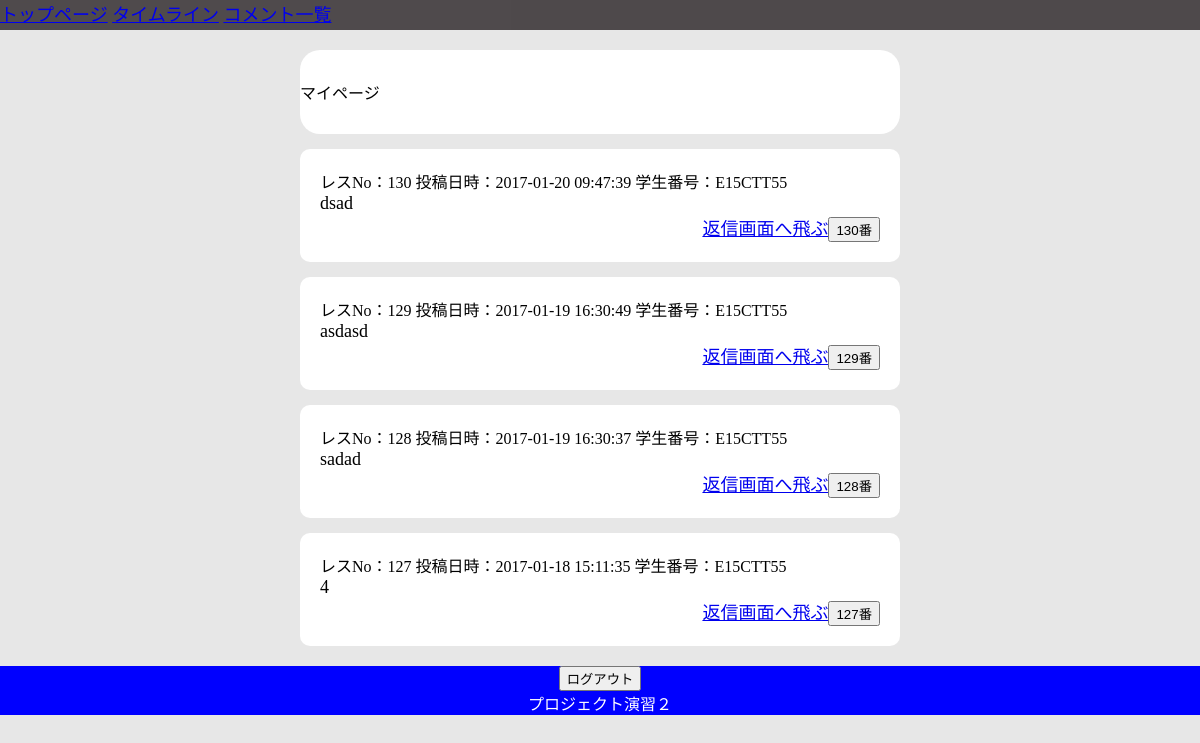
/MyPage.php (signed in), run on an earlier commit of the app's database.
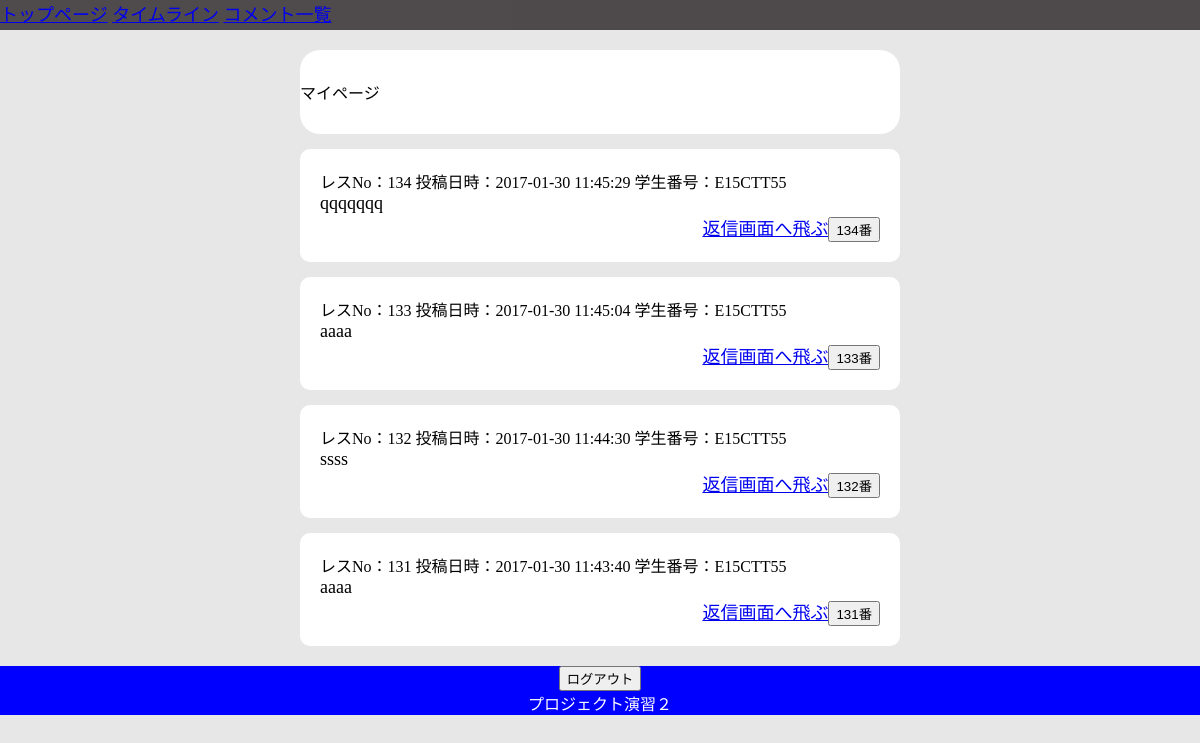
And on a later commit of the database.
### tables this page shows
CREATE TABLE textcontent (content_id INTEGER PRIMARY KEY,contentData VARCHAR,date VARCHAR,personalData VARCHAR);

### tool.php (called while the page is built, shortened)
<?php
function DBconnect(){
  try{
    $dsn = __DIR__;
    $dsn = preg_replace('/\\\/u','/',$dsn);
    $dsn .= '/test.sqlite3';
    $connect = new PDO("sqlite:".$dsn);
    $connect->setAttribute(PDO::ATTR_DEFAULT_FETCH_MODE, PDO::FETCH_ASSOC);
    }catch(Exception $e){
      echo "通信エラーが発生しました<br>";
      return null;
    }
	return $connect;
}
function searchTextContent(){
	$conn = DBconnect();
  try{
	$data = $conn->query("SELECT content_id,contentData,date,personalData FROM textcontent ORDER BY content_id DESC");
}catch(Exception $e){
}
	return $data;
}
?>

### MyPage.php (the view, shortened to what this page needs)
<?php
require "tool.php";
?>
<!DOCTYPE html>
<html>
<head>
    <link rel="stylesheet" href="./CSS/board.css">
</head>
<body>
<header>
  <nav id="navFlex">
    <a href="#">トップページ</a>
    <a href="#">タイムライン</a>
    <a href="#">コメント一覧</a>
  </nav>
</header>
<div class="wrapper">
  <div class="timeLineWrapper">
    <div class="typeText">
      マイページ
    </div>
    <?php
    $date = searchTextContent();
    foreach ($date as $r) {
      echo '<div class="content">';
        echo '<div class="accountInfo">';
          echo  'レスNo：'.$r["content_id"].' 投稿日時：'.$r["date"].' 学生番号：'.$r["personalData"].'<br />';
        echo '</div>';
        echo '<div class="textContent">';
          echo $r["contentData"].'<br />';
        echo '</div>';
        echo '<div class="goReplyPage">';
          echo '<a href="replyBoard.php?content_id='.$r["content_id"].'">返信画面へ飛ぶ</a>';
          echo '<input type="button" class="replyDisplay'.$r["content_id"].'" name="'.$r["content_id"].'" onclick="clicku('.$r["content_id"].')" value="'.$r["content_id"].'番">';
        echo '</div>';
      echo '</div>';
    }
    ?>
  </div>
</div>
<footer>
  <form action="#" method="post">
    <input type="submit" value="ログアウト" />
  </form>
  プロジェクト演習２
</footer>
</body>
</html>

What changed in the data, as far as the page shows it:
removed textcontent: content_id "130", date "2017-01-20 09:47:39", personalData "E15CTT55", contentData "dsad", content_id "130番"
removed textcontent: content_id "129", date "2017-01-19 16:30:49", personalData "E15CTT55", contentData "asdasd", content_id "129番"
removed textcontent: content_id "128", date "2017-01-19 16:30:37", personalData "E15CTT55", contentData "sadad", content_id "128番"
removed textcontent: content_id "127", date "2017-01-18 15:11:35", personalData "E15CTT55", contentData "4", content_id "127番"
added textcontent: content_id "134", date "2017-01-30 11:45:29", personalData "E15CTT55", contentData "qqqqqqq", content_id "134番"
added textcontent: content_id "133", date "2017-01-30 11:45:04", personalData "E15CTT55", contentData "aaaa", content_id "133番"
added textcontent: content_id "132", date "2017-01-30 11:44:30", personalData "E15CTT55", contentData "ssss", content_id "132番"
added textcontent: content_id "131", date "2017-01-30 11:43:40", personalData "E15CTT55", contentData "aaaa", content_id "131番"
